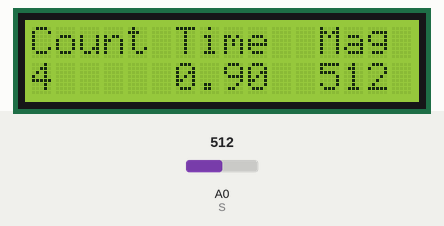
A sketch run on a simulated Arduino Uno, built with avr-gcc and run on an emulated ATmega328P. Parts: 16×2 character LCD. Inputs (shaded band) come from the test bench; at power-on: A0 (S) = 512. What the sketch prints to the serial monitor is not drawn.

Above: at 1.2 s.
1.3 s: A0 (S) set to 716
At 2.2 s:
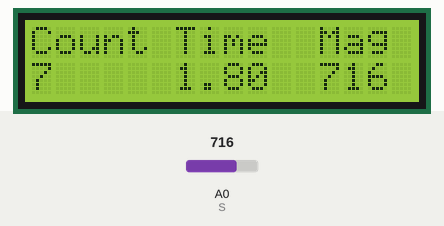
3.1 s: A0 (S) set to 900
At 3.45 s:
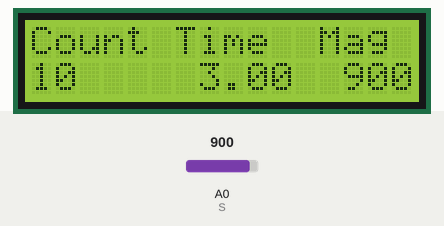
5.1 s: A0 (S) set to 1023
At 5.54 s:
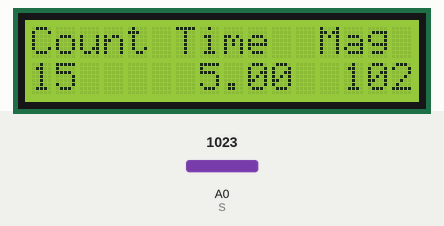
Timing chart, 0 to 8.1 s (numbered marks = the images above; inputs shaded):
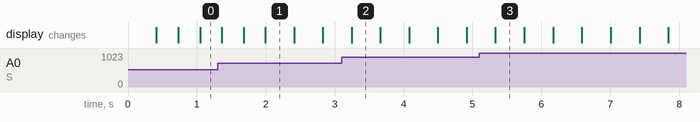

The sketch:

proto.ino
```cpp
/*
	코드자체가 아직 완성단계가 아니지만
	추후에 구현하고자하는 부분들은 수학적 계산이 필요하거나
	아두이노가 아닌 어플리케이션 개발과 관련됨
	일단은 여기까지 한걸 업로드합니다.
	-20133228 컴퓨터공학과 백장현
*/

#include <Wire.h> //LCD화면에 데이터 출력하기 위한 헤더파일
#include <LiquidCrystal_I2C.h>
LiquidCrystal_I2C lcd(0x27,16,2);

const int delayTime = 5;                      //일시정지 시간
int S = A0; // INPUT PIN
int M_Count = 0;
float time =0;
float c_time[100];
int count=1;


void setup() {
   Serial.begin(115200); // 시리얼 통신 초기화

   //마그네틱 센서를 이용하는부분

 Serial.println("Arduino Examples - Analog Hall Sensor");
 Serial.println(" http://docs.whiteat.com/?p=1288");
 Serial.println("Count Time  Magnetic   ");
 pinMode(S, INPUT);


   //LCD화면에 출력하는부분
  lcd.init();
  lcd.backlight();
  lcd.print("Count Time  Mag");
}


void loop() {
  int save_count;
  //마그네틱 센서를 이용해 측정된 값이 400이상,300이하인 경우만 check
 if((analogRead(S) >=400) || (analogRead(S) <=300))
 {
   c_time[count] = time;

  if(count == 1 )
   {
     //마그네틱 센서로부터 얻은 값을 시리얼 모니터에 출력
     Serial.print(count); Serial.print("  "); Serial.print(c_time[count]); Serial.print("  ");Serial.println(analogRead(S), DEC);
     //LCD화면에 해당 수치를 보여줌
     lcd.setCursor(0,1);
     lcd.print(count); lcd.print("     ");lcd.print(c_time[count]);lcd.print("  ");lcd.print(analogRead(S), DEC);

   count++;
   }

   else if( c_time[count] - c_time[count-1] >= 0.3)
  {

    Serial.print(count); Serial.print("  "); Serial.print(c_time[count]); Serial.print("  ");Serial.println(analogRead(S), DEC);
     lcd.setCursor(0,1);
    lcd.print(count); lcd.print("     ");lcd.print(c_time[count]);lcd.print("  ");lcd.print(analogRead(S), DEC);
   count++;
  }


 }
 time = time+0.1;
 delay(100);


}
```

Measured:
- what the display in image 1 shows lasts 0.4 s, from 2.0 s to 2.4 s
